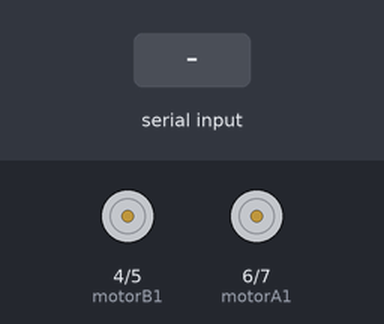
The sketch below on a simulated Arduino Uno, built with avr-gcc and run on an emulated ATmega328P. On the bench: motor-driver pin pairs drawn as motors (green arrow = first pin HIGH = forward, orange = second pin HIGH = backward, longer = more drive). Inputs (shaded band) come from the test bench.

Above: at 1.2 s.
1.3 s: "F" received over Serial
At 2.5 s:
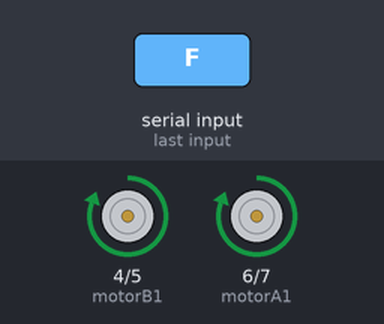
2.8 s: "B" received over Serial
At 3.7 s:
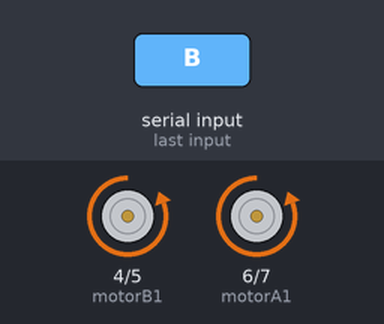
4.3 s: "L" received over Serial
At 4.9 s:
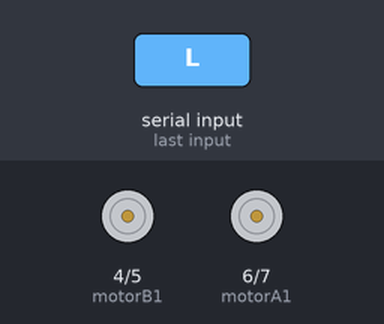
5.8 s: "R" received over Serial
7.3 s: "G" received over Serial
At 8.3 s:
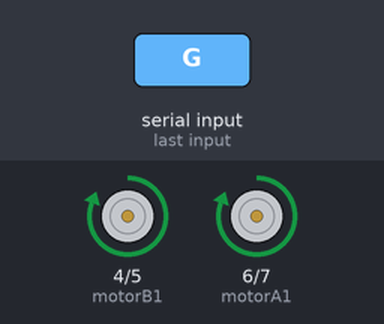
8.8 s: "H" received over Serial
At 9.5 s:
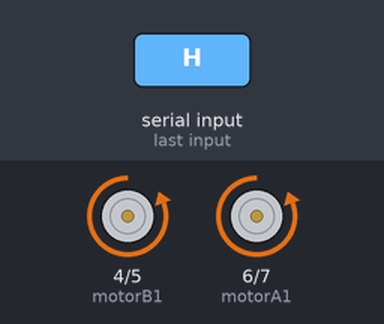
Timing chart, 0 to 11.3 s (numbered marks = the images above; inputs shaded):
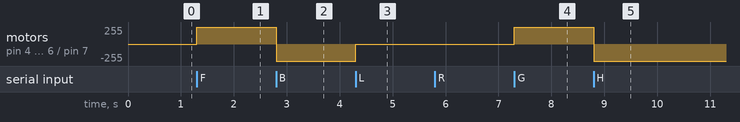

The sketch:

bluetooth_control_robot.ino
```cpp
int motorA1=6;//IN3
int motorA2=7;//IN1

int motorB1=4;//IN2
int motorB2=5;//IN4

int veri;
int motorHiz=255;


void setup() {
  // put your setup code here, to run once:
  Serial.begin(9600);
  pinMode(motorA1,OUTPUT);
  pinMode(motorA2,OUTPUT);
  pinMode(motorB1,OUTPUT);
  pinMode(motorB2,OUTPUT);

}

void loop() {
  // put your main code here, to run repeatedly:
  if(Serial.available()>0){
    veri=Serial.read();
    }
  switch(veri){

    case 'F':// ileriye
    analogWrite(motorA1,motorHiz);
    analogWrite(motorA2,0);
    analogWrite(motorB1,motorHiz);
    analogWrite(motorB2,0);
    break;

    case 'G'://ileriye sol
    analogWrite(motorA1,motorHiz);
    analogWrite(motorA2,0);
    analogWrite(motorB1,motorHiz);
    analogWrite(motorB2,0);
    break;

    case 'I'://ileriye sag
    analogWrite(motorA1,motorHiz);
    analogWrite(motorA2,0);
    analogWrite(motorB1,motorHiz);
    analogWrite(motorB2,0);
    break;

    case 'B':// geri
    analogWrite(motorA1,0);
    analogWrite(motorA2,motorHiz);
    analogWrite(motorB1,0);
    analogWrite(motorB2,motorHiz);
    break;

    case 'H'://sol geri
    analogWrite(motorA1,0);
    analogWrite(motorA2,motorHiz);
    analogWrite(motorB1,0);
    analogWrite(motorB2,motorHiz);
    break;

    case 'J'://sag geri
    analogWrite(motorA1,0);
    analogWrite(motorA2,motorHiz);
    analogWrite(motorB1,0);
    analogWrite(motorB2,motorHiz);
    break;

    case 'L'://sola doner
    analogWrite(motorA1,motorHiz);
    analogWrite(motorA2,motorHiz);
    analogWrite(motorB1,0);
    analogWrite(motorB2,0);
    break;

    case 'R'://saga doner
    analogWrite(motorA1,0);
    analogWrite(motorA2,0);
    analogWrite(motorB1,motorHiz);
    analogWrite(motorB2,motorHiz);
    break;

    case 'S'://durur
    analogWrite(motorA1,0);
    analogWrite(motorA2,0);
    analogWrite(motorB1,0);
    analogWrite(motorB2,0);
    break;
    }
}
```

Measured:
- after the input at 1.3 s, motor on pin 4 (motorB1) / pin 5 (motorB2), motor on pin 6 (motorA1) / pin 7 (motorA2): stopped → forward 255/255 at once
- after the input at 2.8 s, motor on pin 4 (motorB1) / pin 5 (motorB2), motor on pin 6 (motorA1) / pin 7 (motorA2): forward 255/255 → backward 255/255 at once
- after the input at 4.3 s, motor on pin 4 (motorB1) / pin 5 (motorB2), motor on pin 6 (motorA1) / pin 7 (motorA2): backward 255/255 → stopped at once
- after the input at 7.3 s, motor on pin 4 (motorB1) / pin 5 (motorB2), motor on pin 6 (motorA1) / pin 7 (motorA2): stopped → forward 255/255 at once
- after the input at 8.8 s, motor on pin 4 (motorB1) / pin 5 (motorB2), motor on pin 6 (motorA1) / pin 7 (motorA2): forward 255/255 → backward 255/255 at once
